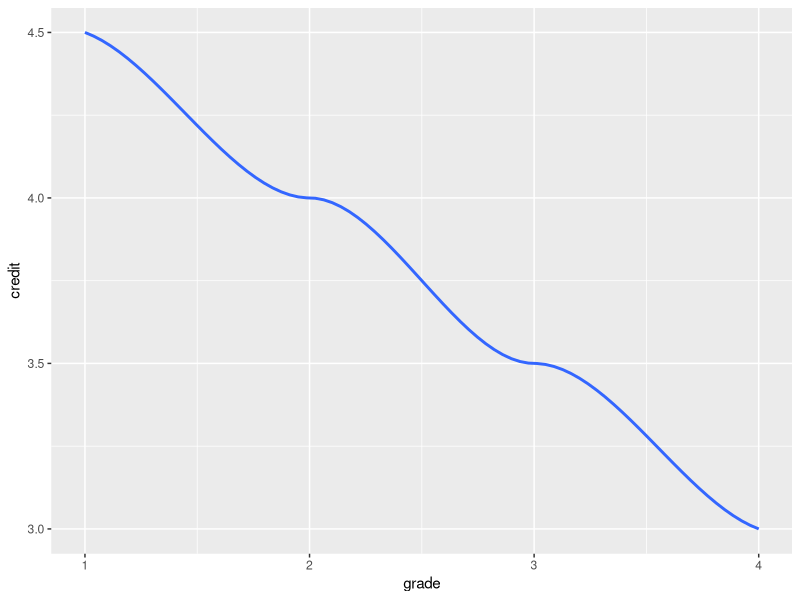

Here is the R script that generated this plot:
## ---- chunk 1
install.packages("ggplot2")
library(ggplot2)
grade<-data.frame(
  grade=c(1,2,3,4),
  credit=c(4.5,4,3.5,3)
)
ggplot(data=grade)+geom_smooth(mapping=aes(x=grade,y=credit))
